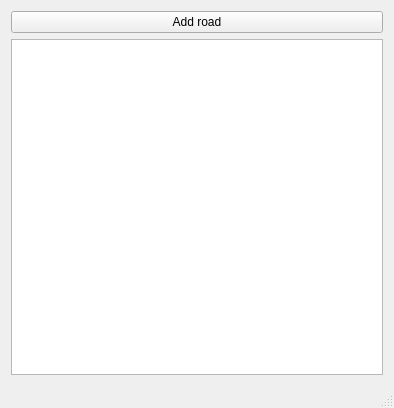
<?xml version="1.0" encoding="UTF-8"?>
<ui version="4.0">
 <class>MainWindow</class>
 <widget class="QMainWindow" name="MainWindow">
  <property name="geometry">
   <rect>
    <x>0</x>
    <y>0</y>
    <width>394</width>
    <height>408</height>
   </rect>
  </property>
  <property name="windowTitle">
   <string>MainWindow</string>
  </property>
  <widget class="QWidget" name="centralwidget">
   <layout class="QGridLayout" name="gridLayout">
    <item row="1" column="0">
     <widget class="MyGraphicsView" name="mapDisplay">
      <property name="cursor" stdset="0">
       <cursorShape>ArrowCursor</cursorShape>
      </property>
      <property name="mouseTracking">
       <bool>true</bool>
      </property>
      <property name="dragMode">
       <enum>QGraphicsView::NoDrag</enum>
      </property>
     </widget>
    </item>
    <item row="0" column="0">
     <widget class="QPushButton" name="btAddRoad">
      <property name="text">
       <string>Add road</string>
      </property>
     </widget>
    </item>
   </layout>
  </widget>
  <widget class="QMenuBar" name="menubar">
   <property name="geometry">
    <rect>
     <x>0</x>
     <y>0</y>
     <width>394</width>
     <height>21</height>
    </rect>
   </property>
  </widget>
  <widget class="QStatusBar" name="statusbar"/>
 </widget>
 <layoutdefault spacing="6" margin="11"/>
 <customwidgets>
  <customwidget>
   <class>MyGraphicsView</class>
   <extends>QGraphicsView</extends>
   <header>mygraphicsview.h</header>
   <slots>
    <slot>beginRoadDrawing()</slot>
   </slots>
  </customwidget>
 </customwidgets>
 <resources/>
 <connections>
  <connection>
   <sender>btAddRoad</sender>
   <signal>clicked()</signal>
   <receiver>mapDisplay</receiver>
   <slot>beginRoadDrawing()</slot>
   <hints>
    <hint type="sourcelabel">
     <x>347</x>
     <y>204</y>
    </hint>
    <hint type="destinationlabel">
     <x>156</x>
     <y>204</y>
    </hint>
   </hints>
  </connection>
 </connections>
</ui>
